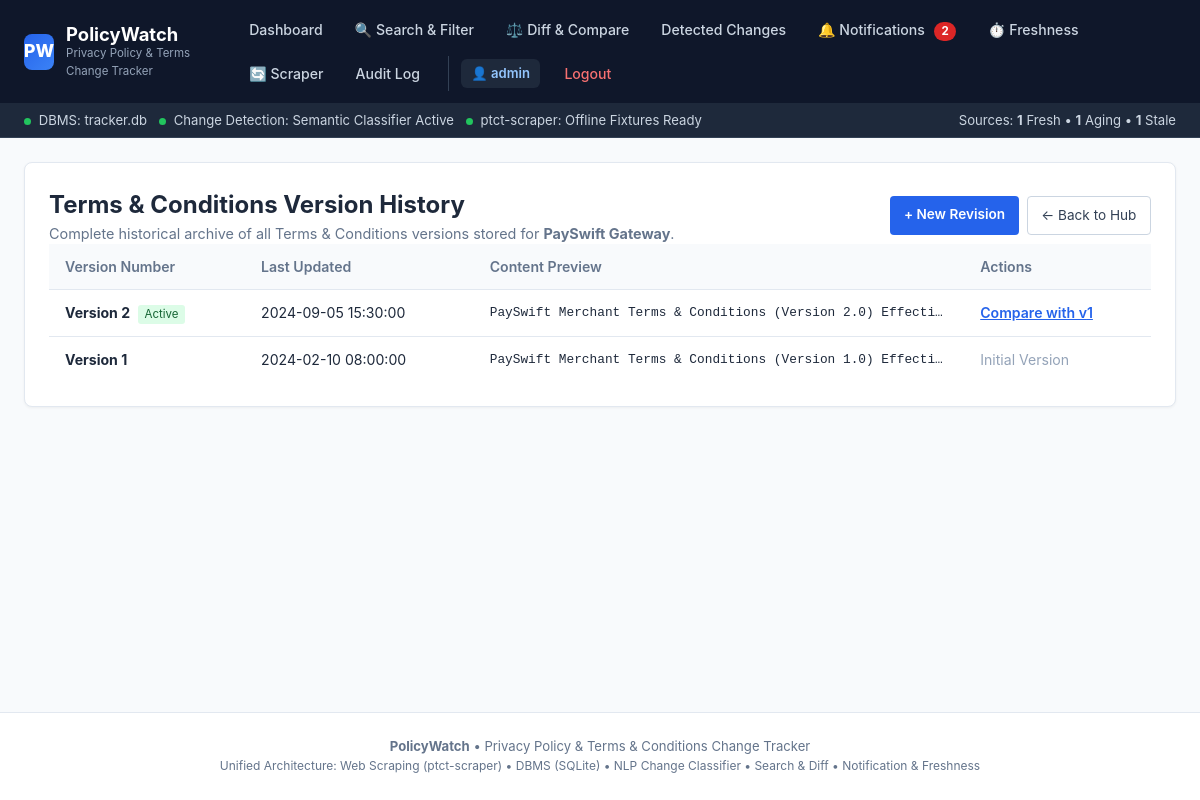
/websites/3/terms-history (signed in), run on the app's committed database.
### tables this page shows
CREATE TABLE Users (
    user_id INTEGER PRIMARY KEY AUTOINCREMENT,
    username TEXT NOT NULL UNIQUE COLLATE NOCASE,
    email TEXT NOT NULL UNIQUE COLLATE NOCASE,
    password TEXT NOT NULL,
    created_at TIMESTAMP DEFAULT CURRENT_TIMESTAMP
);

CREATE TABLE Websites (
    website_id INTEGER PRIMARY KEY AUTOINCREMENT,
    user_id INTEGER NOT NULL,
    website_name TEXT NOT NULL,
    website_url TEXT NOT NULL,
    created_at TIMESTAMP DEFAULT CURRENT_TIMESTAMP,
    FOREIGN KEY (user_id) REFERENCES Users(user_id) ON DELETE CASCADE
);

CREATE TABLE TermsConditions (
    terms_id INTEGER PRIMARY KEY AUTOINCREMENT,
    website_id INTEGER NOT NULL,
    terms_content TEXT NOT NULL,
    version INTEGER NOT NULL,
    updated_at TIMESTAMP DEFAULT CURRENT_TIMESTAMP,
    FOREIGN KEY (website_id) REFERENCES Websites(website_id) ON DELETE CASCADE
);

### models/app.py (the view)
@app.route('/websites/<int:website_id>/terms-history')
@login_required
def terms_history(website_id):
    user_id = session['user_id']
    website = db.get_website_by_id(website_id, user_id)
    if not website:
        flash("Website not found or access denied.", "error")
        return redirect(url_for('dashboard'))
    versions = db.get_terms_history(website_id)
    latest = db.get_latest_terms_conditions(website_id)
    return render_template(
        'terms_history.html',
        website=website,
        versions=versions,
        latest=latest
    )

### models/app.py (called while the page is built)
def login_required(view_func):
    @wraps(view_func)
    def wrapped_view(**kwargs):
        if 'user_id' not in session:
            flash("Please log in to access this page.", "error")
            return redirect(url_for('login', next=request.url))
        return view_func(**kwargs)
    return wrapped_view

@app.context_processor
def inject_global_data():
    user = None
    unread_count = 0
    freshness_summary = {'total': 0, 'fresh': 0, 'aging': 0, 'stale': 0, 'never_checked': 0}
    if 'user_id' in session:
        user = db.get_user_by_id(session['user_id'])
        if user:
            unread_count = db.get_unread_notifications_count(user['user_id'])
            freshness_summary = db.get_freshness_summary(user['user_id'])
    return {
        'current_user': user,
        'unread_notifications_count': unread_count,
        'freshness_summary': freshness_summary,
        'active_path': request.path
    }

### models/database.py (called while the page is built)
def get_db():
    if has_app_context():
        if 'db' not in g:
            g.db = sqlite3.connect(DATABASE_FILE)
            g.db.row_factory = sqlite3.Row
            g.db.execute("PRAGMA foreign_keys = ON;")
            ensure_schema_upgrades(g.db)
        return g.db
    else:
        conn = sqlite3.connect(DATABASE_FILE)
        conn.row_factory = sqlite3.Row
        conn.execute("PRAGMA foreign_keys = ON;")
        ensure_schema_upgrades(conn)
        return conn

def query_db(query, args=(), one=False):
    cur = get_db().execute(query, args)
    rv = cur.fetchall()
    cur.close()
    return (rv[0] if rv else None) if one else rv

def get_user_by_id(user_id):
    query = "SELECT * FROM Users WHERE user_id = ?;"
    return query_db(query, (user_id,), one=True)

def get_website_by_id(website_id, user_id=None):
    if user_id is not None:
        query = "SELECT * FROM Websites WHERE website_id = ? AND user_id = ?;"
        return query_db(query, (website_id, user_id), one=True)
    else:
        query = "SELECT * FROM Websites WHERE website_id = ?;"
        return query_db(query, (website_id,), one=True)

def get_latest_terms_conditions(website_id):
    query = """
        SELECT * FROM TermsConditions
        WHERE website_id = ?
        ORDER BY version DESC
        LIMIT 1;
    """
    return query_db(query, (website_id,), one=True)

def get_terms_history(website_id):
    query = """
        SELECT * FROM TermsConditions
        WHERE website_id = ?
        ORDER BY version DESC;
    """
    return query_db(query, (website_id,))

### templates/terms_history.html (shortened to what this page needs)
{% extends 'base.html' %}
{% block content %}
<div class="card">
  <div style="display: flex; justify-content: space-between; align-items: center; flex-wrap: wrap;">
    <div>
      <h2>Terms &amp; Conditions Version History</h2>
      <p style="color: #64748b; font-size: 0.9rem;">
        Complete historical archive of all Terms &amp; Conditions versions stored for <strong>{{ website.website_name }}</strong>.
      </p>
    </div>
    <div style="display: flex; gap: 0.5rem;">
      <a href="{{ url_for('update_terms_conditions', website_id=website.website_id) }}" style="display: inline-block; background: #2563eb; color: white; padding: 0.5rem 0.85rem; border-radius: 4px; text-decoration: none; font-size: 0.85rem; font-weight: 600;">+ New Revision</a>
      <a href="{{ url_for('website_details', website_id=website.website_id) }}" style="display: inline-block; background: white; border: 1px solid #cbd5e1; padding: 0.5rem 0.85rem; border-radius: 4px; text-decoration: none; color: #334155; font-size: 0.85rem;">&larr; Back to Hub</a>
    </div>
  </div>
  {% if versions %}
    <table>
      <thead>
        <tr>
          <th>Version Number</th>
          <th>Last Updated</th>
          <th>Content Preview</th>
          <th>Actions</th>
        </tr>
      </thead>
      <tbody>
        {% for v in versions %}
          <tr>
            <td>
              <strong>Version {{ v.version }}</strong>
              {% if loop.first %}
                <span style="background: #dcfce7; color: #166534; font-size: 0.72rem; padding: 0.15rem 0.4rem; border-radius: 3px; margin-left: 0.25rem;">Active</span>
              {% endif %}
            </td>
            <td>{{ v.updated_at }}</td>
            <td style="font-family: monospace; font-size: 0.8rem; max-width: 380px; overflow: hidden; text-overflow: ellipsis; white-space: nowrap;">
              {{ v.terms_content[:80] }}...
            </td>
            <td>
              {% if not loop.last %}
                <a href="{{ url_for('compare_versions', website_id=website.website_id) }}?type=terms&v1={{ versions[loop.index].version }}&v2={{ v.version }}" style="color: #2563eb; font-weight: 600;">Compare with v{{ versions[loop.index].version }}</a>
              {% else %}
                <span style="color: #94a3b8;">Initial Version</span>
              {% endif %}
            </td>
          </tr>
        {% endfor %}
      </tbody>
    </table>
  {% else %}
    <p style="color: #64748b; margin-top: 1rem;">No versions stored yet.</p>
  {% endif %}
</div>
{% endblock %}

### templates/base.html (shortened to what this page needs)
<!DOCTYPE html>
<html lang="en">
<head>
</head>
<body>
  <header>
    <div class="header-container">
      <a href="{{ url_for('dashboard' if current_user else 'index') }}" class="brand-link">
        <div class="brand-logo">PW</div>
        <div>
          <div class="brand-title">PolicyWatch</div>
          <div class="brand-subtitle">Privacy Policy &amp; Terms Change Tracker</div>
        </div>
      </a>
      <nav class="nav-links">
        {% if current_user %}
          <a href="{{ url_for('dashboard') }}" class="nav-item {% if request.path == '/dashboard' %}active{% endif %}">
            Dashboard
          </a>
          <a href="{{ url_for('search') }}" class="nav-item {% if request.path == '/search' %}active{% endif %}">
            🔍 Search &amp; Filter
          </a>
          <a href="{{ url_for('compare_versions') }}" class="nav-item {% if '/compare' in request.path %}active{% endif %}">
            ⚖️ Diff &amp; Compare
          </a>
          <a href="{{ url_for('changes_list') }}" class="nav-item {% if request.path == '/changes' %}active{% endif %}">
            Detected Changes
          </a>
          <a href="{{ url_for('notifications_hub') }}" class="nav-item {% if request.path == '/notifications' %}active{% endif %}">
            🔔 Notifications
            {% if unread_notifications_count > 0 %}
              <span class="nav-badge">{{ unread_notifications_count }}</span>
            {% endif %}
          </a>
          <a href="{{ url_for('freshness_monitor') }}" class="nav-item {% if request.path == '/freshness' %}active{% endif %}">
            ⏱️ Freshness
          </a>
          <a href="{{ url_for('scraper_hub') }}" class="nav-item {% if request.path == '/scraper' %}active{% endif %}">
            🔄 Scraper
          </a>
          <a href="{{ url_for('all_history') }}" class="nav-item {% if request.path == '/history' %}active{% endif %}">
            Audit Log
          </a>
          <div class="nav-user">
            <a href="{{ url_for('profile') }}" class="user-tag" title="View Profile">
              👤 {{ current_user.username }}
            </a>
            <a href="{{ url_for('logout') }}" class="nav-item" style="color: #f87171;">Logout</a>
          </div>
        {% else %}
          <a href="{{ url_for('index') }}" class="nav-item {% if request.path == '/' %}active{% endif %}">Home</a>
          <a href="{{ url_for('login') }}" class="nav-item {% if request.path == '/login' %}active{% endif %}">Login</a>
          <a href="{{ url_for('register') }}" class="btn btn-primary btn-sm">Register</a>
        {% endif %}
      </nav>
    </div>
  </header>
  {% if current_user %}
  <div class="subnav">
    <div class="subnav-container">
      <div class="status-indicators">
        <span><span class="status-dot dot-green"></span> DBMS: <code>tracker.db</code></span>
        <span><span class="status-dot dot-green"></span> Change Detection: Semantic Classifier Active</span>
        <span><span class="status-dot dot-green"></span> ptct-scraper: Offline Fixtures Ready</span>
      </div>
      <div>
        <span>Sources: <strong>{{ freshness_summary.fresh }}</strong> Fresh &bull; <strong>{{ freshness_summary.aging }}</strong> Aging &bull; <strong>{{ freshness_summary.stale }}</strong> Stale</span>
      </div>
    </div>
  </div>
  {% endif %}
  <main>
    {% block content %}{% endblock %}
  </main>
  <footer>
    <div style="max-width: 1300px; margin: 0 auto; padding: 0 1.5rem;">
      <strong>PolicyWatch</strong> &bull; Privacy Policy &amp; Terms &amp; Conditions Change Tracker
      <br>
      <span style="font-size: 0.75rem; color: var(--text-muted);">
        Unified Architecture: Web Scraping (ptct-scraper) &bull; DBMS (SQLite) &bull; NLP Change Classifier &bull; Search &amp; Diff &bull; Notification &amp; Freshness
      </span>
    </div>
  </footer>
</body>
</html>

### templates/base.html (style rules this page uses)
:root { --primary: #2563eb; --primary-hover: #1d4ed8; --primary-light: #eff6ff; --secondary: #0f172a; --bg: #f8fafc; --card-bg: #ffffff; --border: #e2e8f0; --text: #1e293b; --text-muted: #64748b; --success: #16a34a; --success-bg: #f0fdf4; --warning: #d97706; --warning-bg: #fffbeb; --danger: #dc2626; --danger-bg: #fef2f2; --radius: 8px; }
* { box-sizing: border-box; margin: 0; padding: 0; font-family: -apple-system, BlinkMacSystemFont, "Segoe UI", Roboto, Helvetica, Arial, sans-serif; }
body { background-color: var(--bg); color: var(--text); line-height: 1.5; min-height: 100vh; display: flex; flex-direction: column; }
header { background: #0f172a; color: white; border-bottom: 1px solid #1e293b; position: sticky; top: 0; z-index: 100; }
.header-container { max-width: 1300px; margin: 0 auto; padding: 0.75rem 1.5rem; display: flex; justify-content: space-between; align-items: center; gap: 1rem; }
.brand-link { display: flex; align-items: center; gap: 0.75rem; text-decoration: none; color: white; }
.brand-logo { background: linear-gradient(135deg, #2563eb, #3b82f6); width: 36px; height: 36px; border-radius: 8px; display: flex; align-items: center; justify-content: center; font-weight: 800; font-size: 1.1rem; color: white; }
.brand-title { font-size: 1.15rem; font-weight: 700; line-height: 1.2; }
.brand-subtitle { font-size: 0.72rem; color: #94a3b8; }
.nav-links { display: flex; align-items: center; gap: 0.5rem; flex-wrap: wrap; }
.nav-item { color: #cbd5e1; text-decoration: none; font-size: 0.88rem; font-weight: 500; padding: 0.45rem 0.75rem; border-radius: 6px; transition: all 0.15s; }
.nav-badge { background: #dc2626; color: white; font-size: 0.72rem; font-weight: 700; padding: 0.15rem 0.45rem; border-radius: 9999px; margin-left: 0.35rem; }
.nav-user { display: flex; align-items: center; gap: 0.75rem; margin-left: 0.5rem; padding-left: 0.75rem; border-left: 1px solid #334155; }
.user-tag { background: #1e293b; color: #93c5fd; font-size: 0.82rem; font-weight: 600; padding: 0.3rem 0.65rem; border-radius: 6px; text-decoration: none; }
.subnav { background: #1e293b; color: #cbd5e1; border-bottom: 1px solid #334155; font-size: 0.82rem; }
.subnav-container { max-width: 1300px; margin: 0 auto; padding: 0.4rem 1.5rem; display: flex; justify-content: space-between; align-items: center; flex-wrap: wrap; gap: 0.5rem; }
.status-indicators { display: flex; gap: 0.75rem; align-items: center; }
.status-dot { width: 7px; height: 7px; border-radius: 50%; display: inline-block; margin-right: 0.25rem; }
.dot-green { background: #22c55e; }
main { flex: 1; max-width: 1300px; width: 100%; margin: 1.5rem auto; padding: 0 1.5rem; }
.card { background: var(--card-bg); border: 1px solid var(--border); border-radius: var(--radius); padding: 1.5rem; margin-bottom: 1.5rem; box-shadow: 0 1px 3px rgba(0,0,0,0.05); }
table { width: 100%; border-collapse: collapse; font-size: 0.88rem; text-align: left; }
th { background: #f8fafc; padding: 0.75rem 1rem; font-weight: 600; color: var(--text-muted); border-bottom: 1px solid var(--border); }
td { padding: 0.75rem 1rem; border-bottom: 1px solid var(--border); vertical-align: middle; }
tr:last-child td { border-bottom: none; }
footer { background: white; border-top: 1px solid var(--border); padding: 1.5rem 0; margin-top: auto; text-align: center; font-size: 0.82rem; color: var(--text-muted); }

### data on the page
Users: username "admin"
Websites: website_name "PaySwift Gateway"
TermsConditions: version "2", shows "Active", updated_at "2024-09-05 15:30:00", terms_content "PaySwift Merchant Terms & Conditions (Version 2.0) Effecti…"
TermsConditions: version "1", updated_at "2024-02-10 08:00:00", terms_content "PaySwift Merchant Terms & Conditions (Version 1.0) Effecti…", shows "Initial Version"

### other printed values
{{ unread_notifications_count }} "2"
{{ freshness_summary.fresh }} "1"
{{ freshness_summary.aging }} "1"
{{ freshness_summary.stale }} "1"
